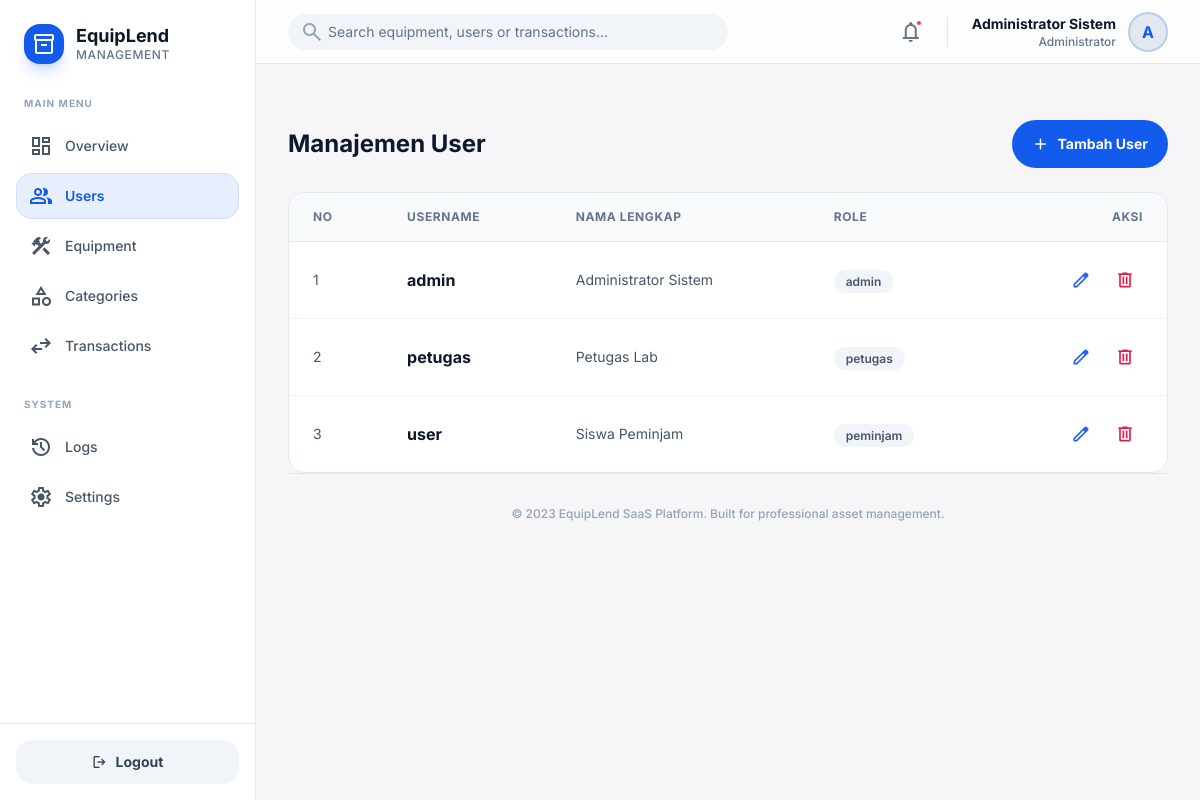
Page /admin/users (signed in) on the committed database.
### tables this page shows
CREATE TABLE users (
    id INT AUTO_INCREMENT PRIMARY KEY,
    role_id INT NOT NULL,
    username VARCHAR(100) NOT NULL UNIQUE,
    password VARCHAR(255) NOT NULL,  
    nama_lengkap VARCHAR(150),
    no_telp VARCHAR(20),
    alamat TEXT,
    created_at TIMESTAMP DEFAULT CURRENT_TIMESTAMP,
    FOREIGN KEY (role_id) REFERENCES roles(id) ON DELETE CASCADE
);

CREATE TABLE roles (
    id INT AUTO_INCREMENT PRIMARY KEY,
    role_name VARCHAR(50) NOT NULL
);

### app/controllers/Admin.php (called while the page is built, shortened)
<?php
class Admin extends Controller
{
    public function users()
    {
        $data['title'] = 'Manajemen User';
        $data['users'] = $this->model('User_model')->getAllUsers();
        $this->view('admin/users', $data);
    }
}

### app/core/App.php (called while the page is built, shortened)
<?php
class App
{
    protected $method = 'index';
    protected $params = [];
    public function __construct()
    {
        $url = $this->parseURL();
        if (isset($url[0])) {
            if (file_exists('app/controllers/' . ucfirst($url[0]) . '.php')) {
                unset($url[0]);
            }
        }
        $this->controller = new $this->controller;
        if (isset($url[1])) {
            if (method_exists($this->controller, $url[1])) {
                $this->method = $url[1];
            }
        }
        call_user_func_array([$this->controller, $this->method], $this->params);
    }
    public function parseURL()
    {
        if (isset($_GET['url'])) {
            $url = rtrim($_GET['url'], '/');
            $url = filter_var($url, FILTER_SANITIZE_URL);
            $url = explode('/', $url);
            return $url;
        }
        return [];
    }
}

### index.php (called while the page is built, shortened)
<?php
require_once 'app/core/App.php';
require_once 'app/core/Controller.php';
require_once 'app/core/Database.php';
$app = new App;

### app/core/Database.php (called while the page is built, shortened)
<?php
class Database
{
    private $host = DB_HOST;
    private $user = DB_USER;
    private $pass = DB_PASS;
    private $db_name = DB_NAME;
    private $dbh;
    private $stmt;
    public function __construct()
    {
        $dsn = 'mysql:host=' . $this->host . ';dbname=' . $this->db_name;
        $options = [
            PDO::ATTR_PERSISTENT => true,
            PDO::ATTR_ERRMODE => PDO::ERRMODE_EXCEPTION
        ];
        try {
            $this->dbh = new PDO($dsn, $this->user, $this->pass, $options);
        } catch (PDOException $e) {
            die($e->getMessage());
        }
    }
    public function query($query)
    {
        $this->stmt = $this->dbh->prepare($query);
    }
    public function execute()
    {
        return $this->stmt->execute();
    }
    public function resultSet()
    {
        $this->execute();
        return $this->stmt->fetchAll(PDO::FETCH_ASSOC);
    }
}

### app/models/User_model.php (called while the page is built, shortened)
<?php
class User_model
{
    private $table = 'users';
    private $db;
    public function __construct()
    {
        $this->db = new Database;
    }
    public function getAllUsers()
    {
        $this->db->query('SELECT u.*, r.role_name FROM ' . $this->table . ' u JOIN roles r ON u.role_id = r.id');
        return $this->db->resultSet();
    }
}

### app/views/admin/users.php (the view, shortened to what this page needs)
<div class="flex items-center justify-between mb-6">
    <h1 class="text-2xl font-bold text-slate-900 dark:text-white">Manajemen User</h1>
    <button onclick="openModal('tambahUserModal')"
        class="flex items-center gap-2 rounded-xl bg-primary px-5 py-2.5 text-sm font-bold text-white soft-shadow hover:bg-blue-700 transition-all">
        <span class="material-symbols-outlined text-lg">add</span>
        Tambah User
    </button>
</div>
<div
    class="bg-white dark:bg-slate-800 rounded-2xl border border-slate-200 dark:border-slate-700 soft-shadow overflow-hidden">
    <div class="overflow-x-auto">
        <table class="w-full text-left border-collapse">
            <thead>
                <tr class="bg-slate-50 dark:bg-slate-850/50">
                    <th
                        class="px-6 py-4 text-xs font-bold text-slate-500 uppercase tracking-wider border-b border-slate-200 dark:border-slate-700">
                        No</th>
                    <th
                        class="px-6 py-4 text-xs font-bold text-slate-500 uppercase tracking-wider border-b border-slate-200 dark:border-slate-700">
                        Username</th>
                    <th
                        class="px-6 py-4 text-xs font-bold text-slate-500 uppercase tracking-wider border-b border-slate-200 dark:border-slate-700">
                        Nama Lengkap</th>
                    <th
                        class="px-6 py-4 text-xs font-bold text-slate-500 uppercase tracking-wider border-b border-slate-200 dark:border-slate-700">
                        Role</th>
                    <th
                        class="px-6 py-4 text-xs font-bold text-slate-500 uppercase tracking-wider border-b border-slate-200 dark:border-slate-700 text-right">
                        Aksi</th>
                </tr>
            </thead>
            <tbody class="divide-y divide-slate-100 dark:divide-slate-700/50">
                <?php $no = 1;
                foreach ($data['users'] as $user): ?>
                    <tr class="hover:bg-slate-50 dark:hover:bg-slate-750 transition-colors">
                        <td class="px-6 py-4 text-sm text-slate-600 dark:text-slate-400"><?= $no++; ?></td>
                        <td class="px-6 py-4 font-bold text-slate-900 dark:text-white"><?= $user['username']; ?></td>
                        <td class="px-6 py-4 text-sm text-slate-600 dark:text-slate-400"><?= $user['nama_lengkap']; ?></td>
                        <td class="px-6 py-4">
                            <span
                                class="px-3 py-1 text-xs font-semibold rounded-full bg-slate-100 dark:bg-slate-700 text-slate-600 dark:text-slate-300">
                                <?= $user['role_name']; ?>
                            </span>
                        </td>
                        <td class="px-6 py-4 text-right">
                            <div class="flex items-center justify-end gap-2">
                                <button onclick="openEditModal(<?= $user['id']; ?>)"
                                    class="p-2 rounded-lg hover:bg-blue-50 dark:hover:bg-blue-900/30 text-blue-600 transition-colors"
                                    title="Edit">
                                    <span class="material-symbols-outlined text-xl">edit</span>
                                </button>
                                <a href="<?= BASE_URL; ?>/admin/userDelete/<?= $user['id']; ?>"
                                    onclick="return confirm('Yakin ingin menghapus?')"
                                    class="p-2 rounded-lg hover:bg-rose-50 dark:hover:bg-rose-900/30 text-rose-600 transition-colors"
                                    title="Delete">
                                    <span class="material-symbols-outlined text-xl">delete</span>
                                </a>
                            </div>
                        </td>
                    </tr>
                <?php endforeach; ?>
            </tbody>
        </table>
    </div>
</div>

### app/views/templates/header_tailwind.php (style rules this page uses)
.material-symbols-outlined { font-variation-settings: 'FILL' 0, 'wght' 400, 'GRAD' 0, 'opsz' 24; vertical-align: middle; }
body { font-family: 'Inter', sans-serif; }

### rows in the picture
users: username "admin", nama_lengkap "Administrator Sistem", role.role_name "admin"
users: username "petugas", nama_lengkap "Petugas Lab", role.role_name "petugas"
users: username "user", nama_lengkap "Siswa Peminjam", role.role_name "peminjam"

### other values in the picture
$menu['title'] "Overview"
$menu['title'] "Users"
$menu['title'] "Equipment"
$menu['title'] "Categories"
$menu['title'] "Transactions"
$menu['title'] "Logs"
$menu['title'] "Settings"
$_SESSION['nama'] "Administrator Sistem"
substr($_SESSION['nama'] ?? 'A', 0, 1) "A"
